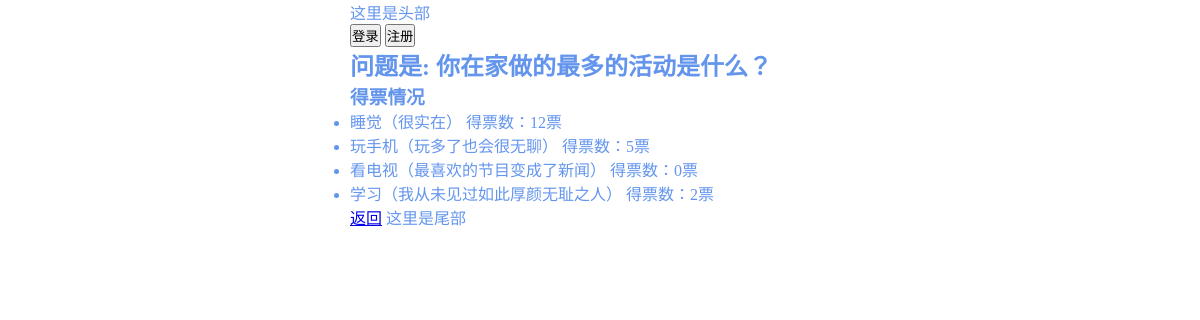
The app's page /polls/result/2/ with its own data.
### polls/models.py (models this page shows, shortened)
class Question(models.Model):
    title = models.CharField(max_length=50, verbose_name="投票问题")
    create_time = models.DateTimeField(auto_now_add=True, verbose_name="创建时间")
    class Meta:
        verbose_name = "投票表"
        verbose_name_plural = verbose_name
        ordering = ["-create_time"]

class Choices(models.Model):
    content = models.CharField(max_length=50, verbose_name="选项")
    votes = models.PositiveIntegerField(verbose_name="得票数")
    create_time = models.DateTimeField(auto_now_add=True, verbose_name="创建时间")
    question = models.ForeignKey(Question, on_delete=models.CASCADE, related_name='choices', verbose_name="所属问题")
    class Meta:
        verbose_name = "选项表"
        verbose_name_plural = "选项表"
        ordering = ["-create_time"]

### polls/views.py (the view)
# urls.py: url(r'^result/(\d+)/$',views.result,name='result'),
def result(request,qid):
    try:
        question = Question.objects.get(id=qid)
        return render(request,'polls/result.html',{"question":question})
    except Exception as e:
        print(e)
        return HttpResponse("结果不符合规定")

### templates/polls/result.html (shortened to what this page needs)
{% extends 'polls/base.html'%}
{% block body %}
        <h2>问题是: {{question.title}}</h2>
        <ul>
            <h3>得票情况</h3>
            {% for c in question.choices.all %}
                <li>
                    <p>{{c.content}}   得票数：{{c.votes}}票</p>
                </li>
            {% endfor %}
        </ul>
        <a href="{% url 'polls:index' %}">返回</a>
{% endblock %}

### static/css/main.css (style rules this page uses)
* { margin: 0; padding: 0; }
h2 { width: 500px; margin: 0 auto; }

### records on screen
Question: title "你在家做的最多的活动是什么？"
Choices: content "睡觉（很实在）", votes "12"
Choices: content "玩手机（玩多了也会很无聊）", votes "5"
Choices: content "看电视（最喜欢的节目变成了新闻）", votes "0"
Choices: content "学习（我从未见过如此厚颜无耻之人）", votes "2"
